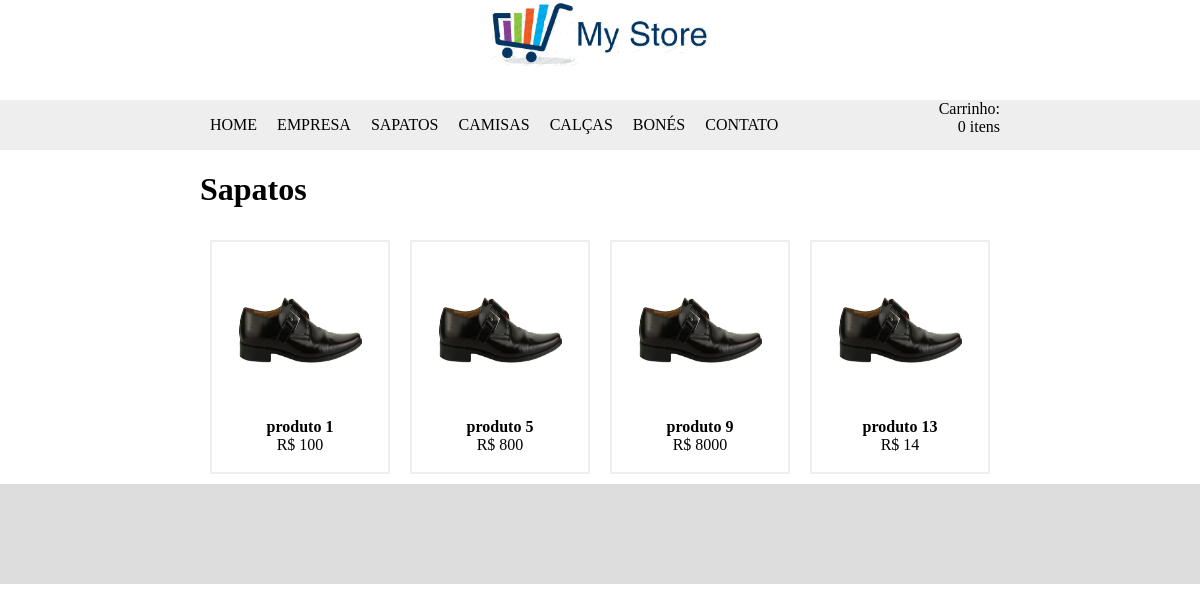
The app's page /categoria/ver/1 with its own data.
### tables this page shows
CREATE TABLE `categorias` (
  `id` int(11) NOT NULL AUTO_INCREMENT,
  `titulo` varchar(100) DEFAULT NULL,
  PRIMARY KEY (`id`)
);

CREATE TABLE `produtos` (
  `id` int(11) NOT NULL AUTO_INCREMENT,
  `id_categoria` int(15) DEFAULT NULL,
  `nome` varchar(100) DEFAULT NULL,
  `imagem` varchar(36) DEFAULT NULL,
  `preco` float DEFAULT NULL,
  `quantidade` int(11) DEFAULT NULL,
  `descricao` text,
  PRIMARY KEY (`id`)
);

### core/controller.php (called while the page is built, shortened)
<?php
class controller {
	protected $db;
	public function __construct() {
		global $config;
		$this->db = new PDO("mysql:dbname=".$config['dbname'].";host=".$config['host'], $config['dbuser'], $config['dbpass']);
	}
	public function loadTemplate($viewName, $viewData = array()) {
		$sql = "SELECT * FROM categorias";
		$sql = $this->db->query($sql);
		$menu = array();
		if($sql->rowCount() > 0) {
			$menu = $sql->fetchAll();
		}
		include 'views/template.php';
	}
	public function loadViewInTemplate($viewName, $viewData) {
		extract($viewData);
		include 'views/'.$viewName.'.php';
	}
}

### core/core.php (called while the page is built, shortened)
<?php
class Core {
	public function run() {
		$url = explode('index.php', $_SERVER['PHP_SELF']);
		$url = end($url);
		$params = array();
		if(!empty($url)) {
			$url = explode('/', $url);
			array_shift($url);
			array_shift($url);
			if(isset($url[0])) {
				$currentAction = $url[0];
				array_shift($url);
			} else {
				$currentAction = 'index';
			}
			if(count($url) > 0) {
				$params = $url;
			}
		} else {
			$currentController = 'homeController';
			$currentAction = 'index';
		}
		$c = new $currentController();
		call_user_func_array(array($c, $currentAction), $params);
	}
}

### index.php (called while the page is built, shortened)
<?php
require 'config.php';
$core = new Core();
$core->run();
?>

### config.php (called while the page is built, shortened)
<?php
$config = array();
if(ENVIRONMENT == 'development') {
	$config['dbname'] = 'loja';
	$config['host'] = 'localhost';
	$config['dbuser'] = 'root';
	$config['dbpass'] = 'root';
} else {
	$config['dbname'] = 'loja';
	$config['host'] = 'localhost';
	$config['dbuser'] = 'root';
	$config['dbpass'] = 'root';
}
?>

### core/model.php (called while the page is built, shortened)
<?php
class model {
	public function __construct() {
		global $config;
		$this->db = new PDO("mysql:dbname=".$config['dbname'].";host=".$config['host'], $config['dbuser'], $config['dbpass']);
	}
}
?>

### models/produtos.php (called while the page is built, shortened)
<?php
class produtos extends model {
	public function listar_categoria($cat) {
		$sql = "SELECT * FROM produtos WHERE id_categoria = '$cat'";
		$sql = $this->db->query($sql);
		$produtos = array();
		if($sql->rowCount() > 0) {
			$produtos = $sql->fetchAll();
		}
		return $produtos;
	}
}
?>

### views/categoria.php (the view, shortened to what this page needs)
<h1><?php echo $categoria; ?></h1>
<?php foreach($produtos as $produto): ?>
<a href="/produto/ver/<?php echo $produto['id']; ?>">
	<div class="produto">
		<img src="/assets/images/prods/<?php echo $produto['imagem']; ?>" width="176" height="176" border="0" />
		<strong><?php echo $produto['nome']; ?></strong><br/>
		<?php echo 'R$ '.$produto['preco']; ?>
	</div>
</a>
<?php endforeach; ?>

### views/template.php (shortened to what this page needs)
<html>
	<head>
		<link rel="stylesheet" href="/assets/css/template.css" />
	</head>
	<body>
		<div class="topo">
			<img src="/assets/images/logo.png" border="0" height="70" />
		</div>
		<div class="menu">
			<div class="menuint">
				<ul>
					<a href="/"><li>home</li></a>
					<a href="/empresa"><li>empresa</li></a>
					<?php foreach($menu as $menuitem): ?>
					<a href="/categoria/ver/<?php echo $menuitem['id']; ?>"><li><?php echo $menuitem['titulo']; ?></li></a>
					<?php endforeach; ?>
					<a href="/contato"><li>contato</li></a>
				</ul>
				<a href="/carrinho">
					<div class="carrinho">
						Carrinho:<br/>
						<?php echo (isset($_SESSION['carrinho']))?count($_SESSION['carrinho']):'0'; ?> itens
					</div>
				</a>
			</div>
		</div>
		<div class="container">
			<?php $this->loadViewInTemplate($viewName, $viewData); ?>
		</div>
		<div class="rodape"></div>
	</body>
</html>

### assets/css/template.css (style rules this page uses)
body { margin:0; }
.topo { height:100px; text-align:center; }
.menu { height:50px; background-color:#EEE; }
.menuint { width:100%; max-width:800px; margin:auto; }
.menu ul { margin:0; padding:0; }
.menu li { list-style: none; float:left; height:50px; line-height:50px; padding-left:10px; padding-right:10px; text-transform: uppercase; cursor:pointer; }
.menu a { color:#000; }
.container { width:100%; max-width:800px; min-height:300px; margin:auto; }
.rodape { height:100px; background-color:#DDD; }
.produto { width:176px; height:230px; margin:10px; float:left; text-align:center; border:2px solid #EEEEEE; color:#000; }
.carrinho { width:100px; height:50px; float:right; text-align:right; }

### records on screen
categorias: titulo "SAPATOS"
categorias: titulo "CAMISAS"
categorias: titulo "CALÇAS"
categorias: titulo "BONÉS"
produtos: imagem (picture), nome "produto 1", preco "100"
produtos: imagem (picture), nome "produto 5", preco "800"
produtos: imagem (picture), nome "produto 9", preco "8000"
produtos: imagem (picture), nome "produto 13", preco "14"

### other values on screen
$categoria "Sapatos"
